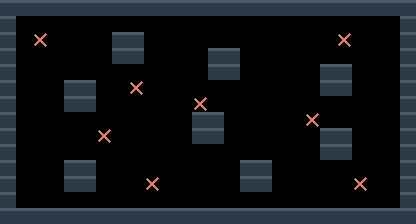

A 2D game scene composited from a Tiled map and its tileset images. What follows is a short description and the map's XML, with every tile layer's data as written:
An orthogonal 26x14 tile map with 16x16 px tiles, 2 tile layers (terreno, marcadores).

<map version="1.10" tiledversion="1.11.0" orientation="orthogonal" renderorder="right-down" width="26" height="14" tilewidth="16" tileheight="16" infinite="0" nextlayerid="3" nextobjectid="1">
 <properties>
  <property name="tipo" value="combate" />
  <property name="nombre" value="redes" />
 </properties>
 <tileset firstgid="1" source="muelle.tsx" />
 <layer id="1" name="terreno" width="26" height="14">
  <data encoding="csv">
1,1,1,1,1,1,1,1,1,1,1,1,1,1,1,1,1,1,1,1,1,1,1,1,1,1,
1,0,0,0,0,0,0,0,0,0,0,0,0,0,0,0,0,0,0,0,0,0,0,0,0,1,
1,0,0,0,0,0,0,1,1,0,0,0,0,0,0,0,0,0,0,0,0,0,0,0,0,1,
1,0,0,0,0,0,0,1,1,0,0,0,0,1,1,0,0,0,0,0,0,0,0,0,0,1,
1,0,0,0,0,0,0,0,0,0,0,0,0,1,1,0,0,0,0,0,1,1,0,0,0,1,
1,0,0,0,1,1,0,0,0,0,0,0,0,0,0,0,0,0,0,0,1,1,0,0,0,1,
1,0,0,0,1,1,0,0,0,0,0,0,0,0,0,0,0,0,0,0,0,0,0,0,0,1,
1,0,0,0,0,0,0,0,0,0,0,0,1,1,0,0,0,0,0,0,0,0,0,0,0,1,
1,0,0,0,0,0,0,0,0,0,0,0,1,1,0,0,0,0,0,0,1,1,0,0,0,1,
1,0,0,0,0,0,0,0,0,0,0,0,0,0,0,0,0,0,0,0,1,1,0,0,0,1,
1,0,0,0,1,1,0,0,0,0,0,0,0,0,0,1,1,0,0,0,0,0,0,0,0,1,
1,0,0,0,1,1,0,0,0,0,0,0,0,0,0,1,1,0,0,0,0,0,0,0,0,1,
1,0,0,0,0,0,0,0,0,0,0,0,0,0,0,0,0,0,0,0,0,0,0,0,0,1,
1,1,1,1,1,1,1,1,1,1,1,1,1,1,1,1,1,1,1,1,1,1,1,1,1,1
</data>
 </layer>
 <layer id="2" name="marcadores" width="26" height="14">
  <data encoding="csv">
0,0,0,0,0,0,0,0,0,0,0,0,0,0,0,0,0,0,0,0,0,0,0,0,0,0,
0,0,0,0,0,0,0,0,0,0,0,0,0,0,0,0,0,0,0,0,0,0,0,0,0,0,
0,0,3,0,0,0,0,0,0,0,0,0,0,0,0,0,0,0,0,0,0,3,0,0,0,0,
0,0,0,0,0,0,0,0,0,0,0,0,0,0,0,0,0,0,0,0,0,0,0,0,0,0,
0,0,0,0,0,0,0,0,0,0,0,0,0,0,0,0,0,0,0,0,0,0,0,0,0,0,
0,0,0,0,0,0,0,0,3,0,0,0,0,0,0,0,0,0,0,0,0,0,0,0,0,0,
0,0,0,0,0,0,0,0,0,0,0,0,3,0,0,0,0,0,0,0,0,0,0,0,0,0,
0,0,0,0,0,0,0,0,0,0,0,0,0,0,0,0,0,0,0,3,0,0,0,0,0,0,
0,0,0,0,0,0,3,0,0,0,0,0,0,0,0,0,0,0,0,0,0,0,0,0,0,0,
0,0,0,0,0,0,0,0,0,0,0,0,0,0,0,0,0,0,0,0,0,0,0,0,0,0,
0,0,0,0,0,0,0,0,0,0,0,0,0,0,0,0,0,0,0,0,0,0,0,0,0,0,
0,0,0,0,0,0,0,0,0,3,0,0,0,0,0,0,0,0,0,0,0,0,3,0,0,0,
0,0,0,0,0,0,0,0,0,0,0,0,0,0,0,0,0,0,0,0,0,0,0,0,0,0,
0,0,0,0,0,0,0,0,0,0,0,0,0,0,0,0,0,0,0,0,0,0,0,0,0,0
</data>
 </layer>
</map>
